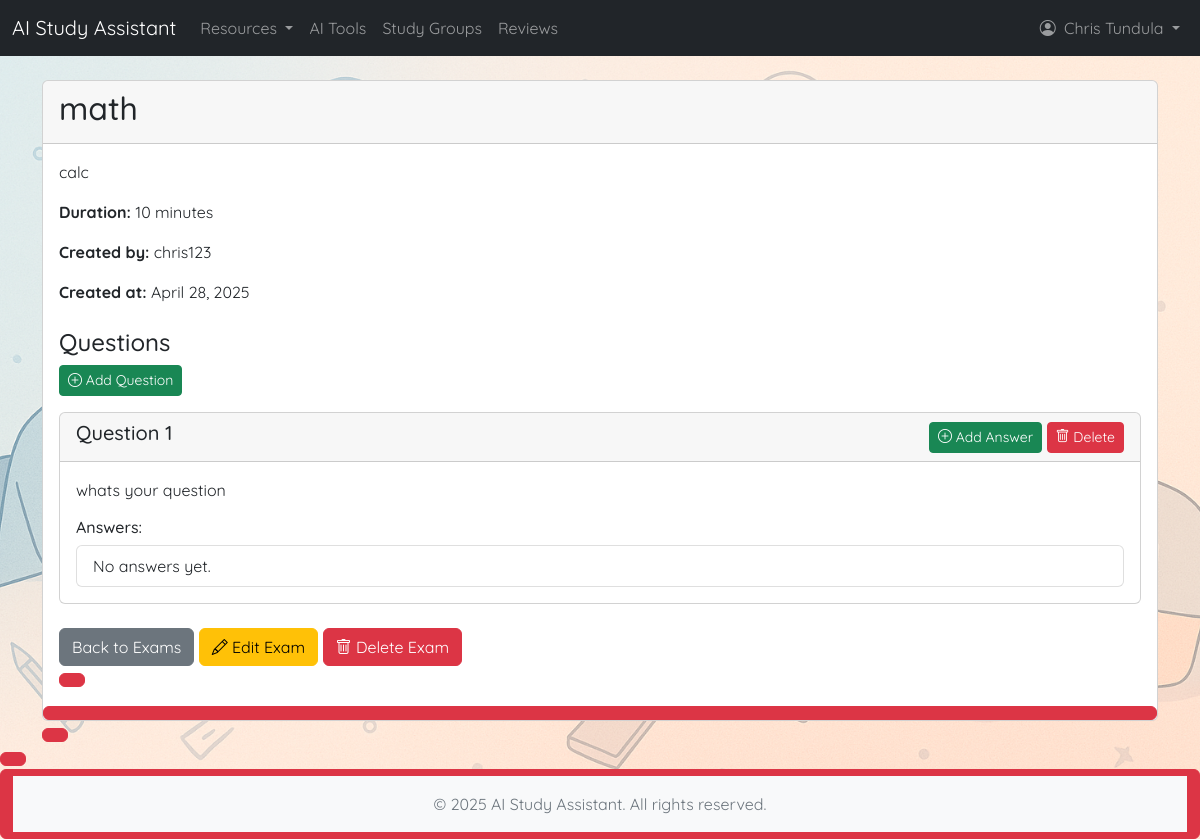
Page /exams/2/ (signed in) on the committed database.
### base/models.py (models this page shows, shortened)
class Exam(models.Model):
    title = models.CharField(max_length=200)
    description = models.TextField()
    duration_minutes = models.IntegerField()
    created_by = models.ForeignKey(User, on_delete=models.CASCADE)
    created_at = models.DateTimeField(auto_now_add=True)

class ExamQuestion(models.Model):
    exam = models.ForeignKey(Exam, on_delete=models.CASCADE, related_name='questions')
    text = models.TextField()
    order = models.PositiveIntegerField(default=0)
    class Meta:
        ordering = ['order']

### base/views.py (the view)
# urls.py: path('exams/<int:exam_id>/', views.exam_detail, name='exam_detail'),
@login_required
def exam_detail(request, exam_id):
    exam = get_object_or_404(Exam, id=exam_id)
    return render(request, 'base/exam_detail.html', {'exam': exam})

### base/templates/base/exam_detail.html
{% extends 'base/base.html' %}
{% block content %}
<div class="container mt-4">
    <div class="card">
        <div class="card-header">
            <h2>{{ exam.title }}</h2>
        </div>
        <div class="card-body">
            <p class="card-text">{{ exam.description }}</p>
            <p><strong>Duration:</strong> {{ exam.duration_minutes }} minutes</p>
            <p><strong>Created by:</strong> {{ exam.created_by.username }}</p>
            <p><strong>Created at:</strong> {{ exam.created_at|date:"F j, Y" }}</p>
            <div class="mt-4">
                <h4>Questions</h4>
                {% if request.user == exam.created_by %}
                    <a href="{% url 'ai_features:add_question' exam.id %}" class="btn btn-sm btn-success mb-3">
                        <i class="bi bi-plus-circle"></i> Add Question
                    </a>
                {% endif %}
                {% for question in exam.questions.all %}
                    <div class="card mb-3">
                        <div class="card-header d-flex justify-content-between align-items-center">
                            <h5>Question {{ forloop.counter }}</h5>
                            {% if request.user == exam.created_by %}
                                <div>
                                    <a href="{% url 'ai_features:add_answer' question.id %}" class="btn btn-sm btn-success">
                                        <i class="bi bi-plus-circle"></i> Add Answer
                                    </a>
                                    <a href="{% url 'ai_features:delete_question' question.id %}" class="btn btn-sm btn-danger" onclick="return confirm('Are you sure you want to delete this question?');">
                                        <i class="bi bi-trash"></i> Delete
                                    </a>
                                </div>
                            {% endif %}
                        </div>
                        <div class="card-body">
                            <p>{{ question.text }}</p>
                            <h6>Answers:</h6>
                            <ul class="list-group">
                                {% for answer in question.answers.all %}
                                    <li class="list-group-item d-flex justify-content-between align-items-center">
                                        {{ answer.text }}
                                        {% if answer.is_correct %}
                                            <span class="badge bg-success">Correct</span>
                                        {% endif %}
                                        {% if request.user == exam.created_by %}
                                            <a href="{% url 'ai_features:delete_answer' answer.id %}" class="btn btn-sm btn-danger" onclick="return confirm('Are you sure you want to delete this answer?');">
                                                <i class="bi bi-trash"></i>
                                            </a>
                                        {% endif %}
                                    </li>
                                {% empty %}
                                    <li class="list-group-item">No answers yet.</li>
                                {% endfor %}
                            </ul>
                        </div>
                    </div>
                {% empty %}
                    <div class="alert alert-info">No questions yet.</div>
                {% endfor %}
            </div>
            <div class="mt-4">
                <a href="{% url 'ai_features:exam_list' %}" class="btn btn-secondary">
                    Back to Exams
                </a>
                {% if request.user == exam.created_by %}
                    <a href="{% url 'ai_features:exam_edit' exam.id %}" class="btn btn-warning">
                        <i class="bi bi-pencil"></i> Edit Exam
                    </a>
                    <a href="{% url 'ai_features:delete_exam' exam.id %}" class="btn btn-danger">
                        <i class="bi bi-trash"></i> Delete Exam
                {% endif %}
            </div>
        </div>
    </div>
</div>
{% endblock %}

### base/templates/base/navbar.html (shortened to what this page needs)
{% load static %}
<nav class="navbar navbar-expand-lg navbar-dark bg-dark">
  <div class="container-fluid">
    <a class="navbar-brand" href="{% url 'ai_features:home' %}">
      AI Study Assistant
    </a>
    <div class="collapse navbar-collapse" id="navbarNav">
      <ul class="navbar-nav me-auto mb-2 mb-lg-0">
        <li class="nav-item dropdown">
          <a class="nav-link dropdown-toggle" href="#" id="resourcesDropdown" role="button" data-bs-toggle="dropdown" aria-expanded="false">
            Resources
          </a>
        </li>
        <li class="nav-item">
          <a class="nav-link" href="{% url 'ai_features:resources' %}">AI Tools</a>
        </li>
        <li class="nav-item">
          <a class="nav-link" href="{% url 'ai_features:study_groups' %}">Study Groups</a>
        </li>
        <li class="nav-item">
          <a class="nav-link" href="{% url 'ai_features:review_page' %}">Reviews</a>
        </li>
      </ul>
      {% if user.is_authenticated %}
      <ul class="navbar-nav ms-auto">
        <li class="nav-item dropdown">
          <a class="nav-link dropdown-toggle" href="#" id="navbarDropdown" role="button" data-bs-toggle="dropdown" aria-expanded="false">
            <i class="bi bi-person-circle me-1"></i>
            {% if user.first_name or user.last_name %}
              {{ user.first_name }} {{ user.last_name }}
            {% else %}
              {{ user.username }}
            {% endif %}
          </a>
        </li>
      </ul>
      {% endif %}
    </div>
  </div>
</nav>

### rows in the picture
Exam: title "math", description "calc", duration_minutes "10", created_by.username "chris123", created_at "April 28, 2025"
ExamQuestion: text "whats your question"

### other values in the picture
{{ user.first_name }} "Chris"
{{ user.last_name }} "Tundula"
